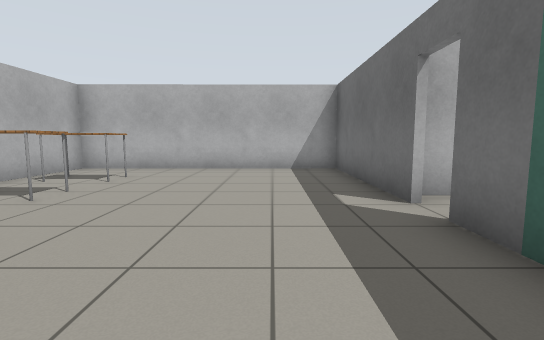
View 1 (above)

20 first-person views from a walk through a Gazebo world. The camera is 0.9 m above the floor, tilts 6° down and sees 85° across. The floor is counted in squares, 1 m on a side. Each view is taken from the middle of a square. On the plan, view 1 faces up. The plan holds only what a view shows up to about 11 squares ahead; the rest is blank. Simple patterns stand in for the simulator's built-in surfaces.

View 2
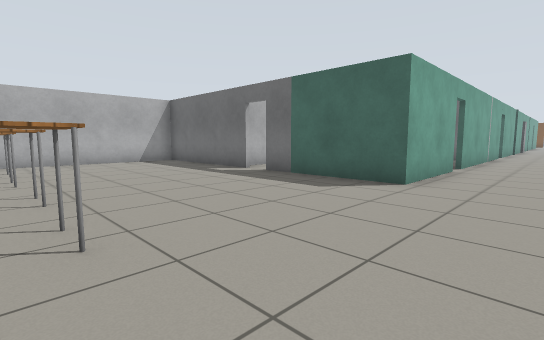

View 3
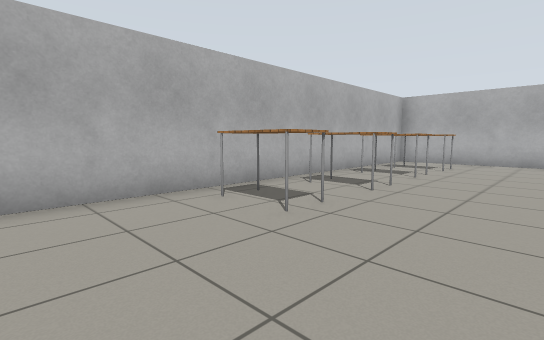

View 4
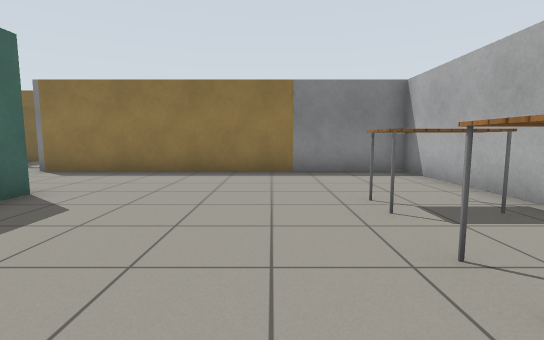

View 5
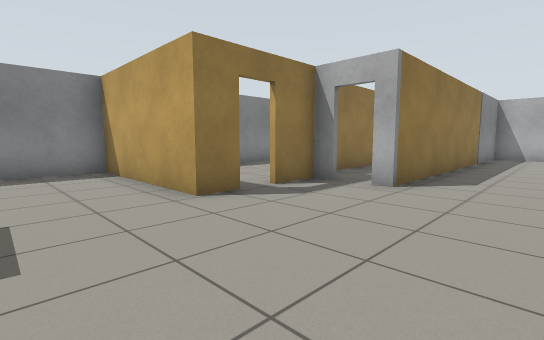

View 6
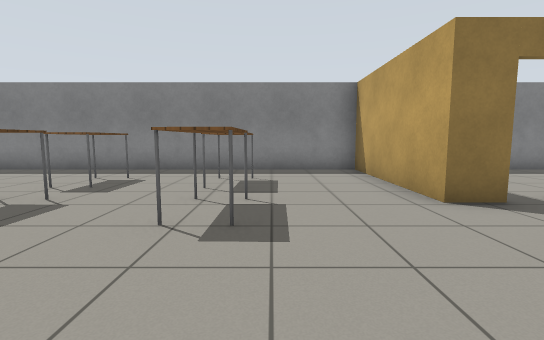

View 7
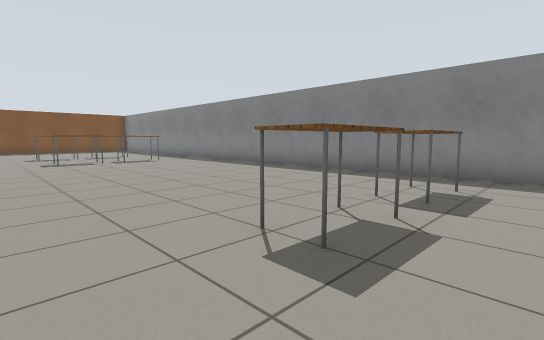

View 8
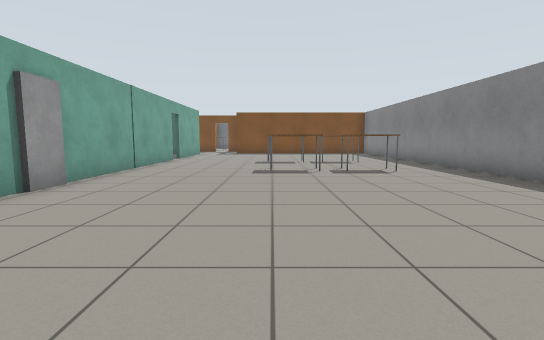

View 9
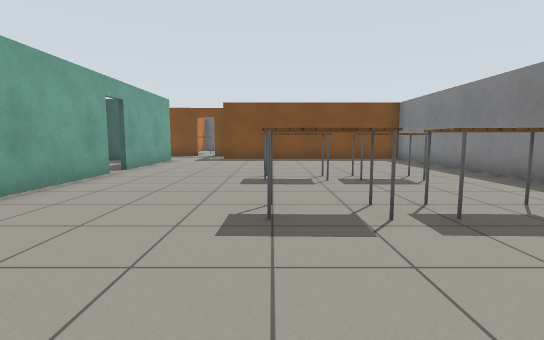

View 10
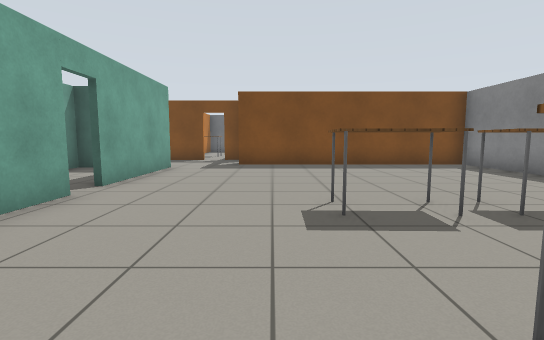

View 11
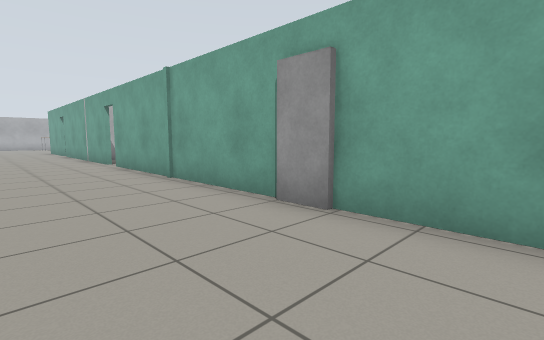

View 12
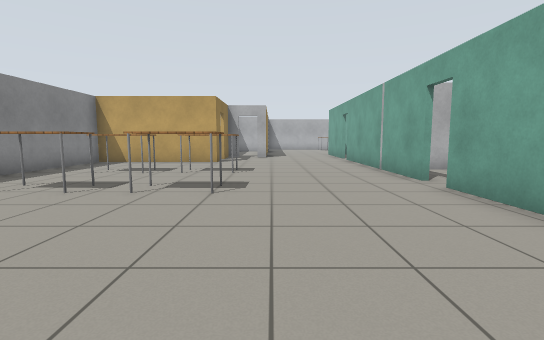

View 13
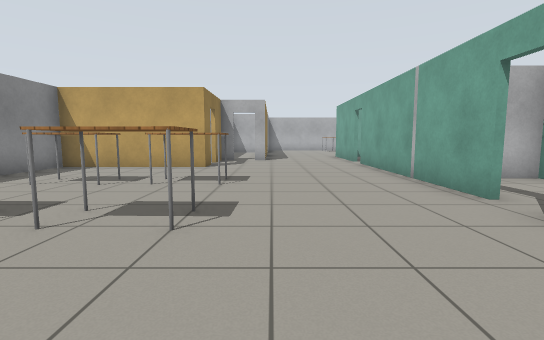

View 14
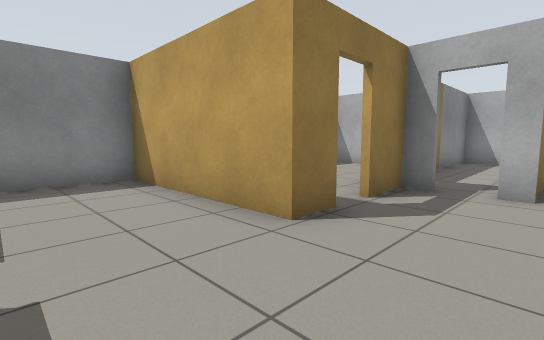

View 15
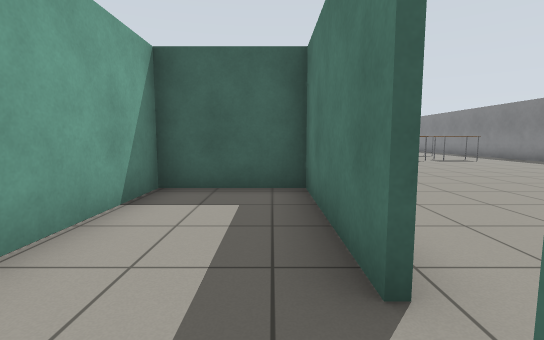

View 16
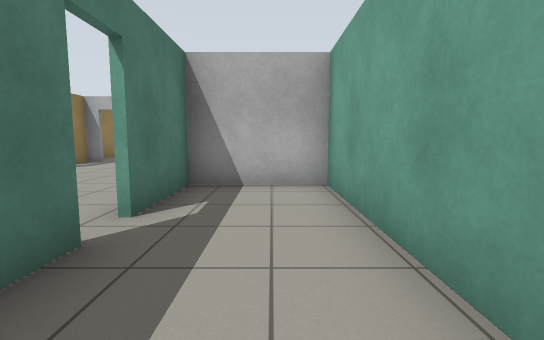

View 17
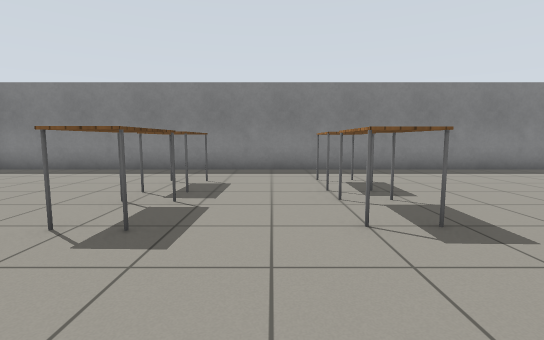

View 18
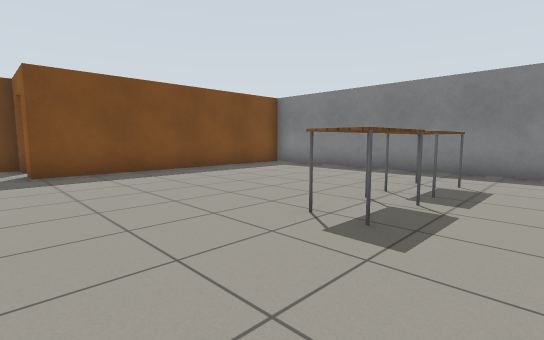

View 19
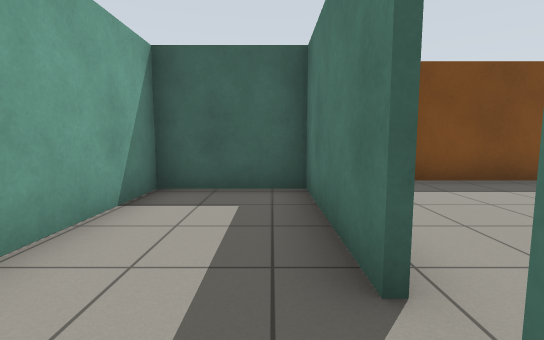

View 20
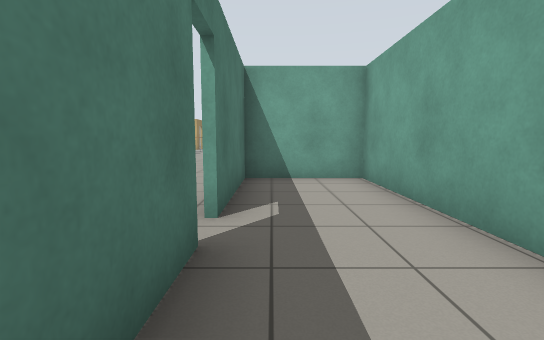

### Floor plan
Ten units are one square. View 1 is at (0, 0); x grows to the right and y downward. Boxes are objects, and circles mark ways between rooms. Rooms are numbered by the first view taken in them; rooms with no view inside come last. Other rooms are left out.
<svg viewBox="-63 -95 412 207">
<path fill="none" stroke="#000" d="M19 -40 19 -90 -58 -90 -57 43 45 43M54 8 19 8 19 -32M205 8 135 8M127 8 61 8M287 8 215 8M66 61 76 61 76 107 344 107 344 28M335 8 295 8M45 61 59 61M45 43 45 48M135 6 174 6 174 -21 103 -21 103 6 128 6M295 6 333 6 333 -21 252 -21 252 6 288 6M-26 56 -26 68 27 67"/>
<rect x="-55" y="-5" width="20" height="10" fill="#bbb"><title>table</title></rect>
<rect x="-55" y="-25" width="20" height="10" fill="#bbb"><title>table</title></rect>
<rect x="-55" y="-55" width="20" height="20" fill="#bbb"><title>table</title></rect>
<rect x="-55" y="-75" width="20" height="20" fill="#bbb"><title>table</title></rect>
<rect x="105" y="75" width="10" height="20" fill="#bbb"><title>table</title></rect>
<rect x="105" y="45" width="10" height="20" fill="#bbb"><title>table</title></rect>
<rect x="135" y="75" width="10" height="20" fill="#bbb"><title>table</title></rect>
<rect x="135" y="45" width="10" height="20" fill="#bbb"><title>table</title></rect>
<rect x="235" y="65" width="20" height="20" fill="#bbb"><title>table</title></rect>
<rect x="235" y="45" width="20" height="20" fill="#bbb"><title>table</title></rect>
<rect x="275" y="65" width="10" height="20" fill="#bbb"><title>table</title></rect>
<rect x="275" y="45" width="10" height="20" fill="#bbb"><title>table</title></rect>
<circle cx="45" cy="25" r="3" fill="#2a7"/>
<circle cx="130" cy="10" r="3" fill="#2a7"/>
<circle cx="290" cy="10" r="3" fill="#2a7"/>
<circle cx="45" cy="50" r="3" fill="#2a7"/>
<text x="-20" y="-20">1</text>
<text x="200" y="60">2</text>
<text x="140" y="-10">3</text>
<text x="290" y="-10">4</text>
<text x="0" y="50">5</text>
</svg>
Room 1 opens to room 2. Room 2 opens to room 3. Room 2 opens to room 4. Room 2 opens to room 5.

Where each view was taken, in squares from view 1:
view 1: 0 up, 0 right, facing up
view 2: 3 down, 4 left, facing up-right
view 3: 3 down, 1 left, facing up-left
view 4: 4 up, 2 left, facing down
view 5: 2 down, 10 right, facing down-left
view 6: 2 down, 10 right, facing down
view 7: 3 down, 12 right, facing down-right
view 8: 5 down, 16 right, facing right
view 9: 5 down, 21 right, facing right
view 10: 4 down, 24 right, facing right
view 11: 4 down, 24 right, facing up-left
view 12: 4 down, 19 right, facing left
view 13: 4 down, 17 right, facing left
view 14: 4 down, 10 right, facing down-left
view 15: 0 up, 12 right, facing right
view 16: 1 up, 16 right, facing left
view 17: 2 down, 26 right, facing down
view 18: 2 down, 26 right, facing down-right
view 19: 0 up, 28 right, facing right
view 20: 0 up, 32 right, facing left
